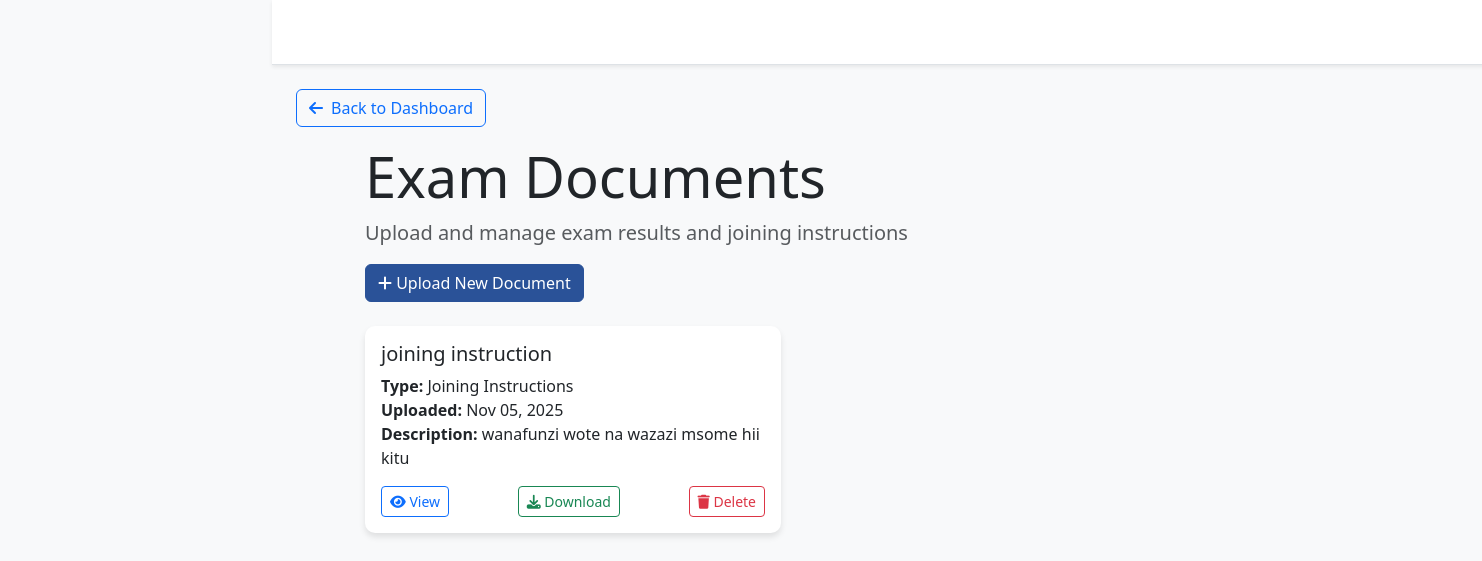
The page /primary_dashboard/documents/ (signed in) on the database its author committed.
### secondary_dashboard/models.py (models this page shows, shortened)
class DocumentUpload(models.Model):
    DOCUMENT_TYPES = [
        ('mock_exam', 'Mock Exam Results'),
        ('joint_exam', 'Joint Exam Results'),
        ('national_exam', 'National Exam Results'),
        ('joining_instructions', 'Joining Instructions'),
        ('other', 'Other Documents'),
    ]
    title = models.CharField(max_length=255)
    document_type = models.CharField(max_length=20, choices=DOCUMENT_TYPES, default='other')
    file = models.FileField(upload_to='exam_documents/')
    description = models.TextField(blank=True)
    uploaded_at = models.DateTimeField(auto_now_add=True)
    uploaded_by = models.ForeignKey(settings.AUTH_USER_MODEL, on_delete=models.SET_NULL, null=True)
    target_teacher = models.ForeignKey(
        settings.AUTH_USER_MODEL,
        on_delete=models.SET_NULL,
        null=True,
        blank=True,
        related_name='target_documents'
    )
    is_active = models.BooleanField(default=True)
    class Meta:
        ordering = ['-uploaded_at']

### primary_dashboard/views.py (the view)
# urls.py: path('documents/', documents_list, name='documents'),
@login_required
def documents_list(request):
    from secondary_dashboard.models import DocumentUpload
    documents = DocumentUpload.objects.filter(uploaded_by=request.user).order_by('-uploaded_at')
    return render(request, 'primary_dashboard/documents.html', {'documents': documents})

### primary_dashboard/context_processors.py (called while the page is built)
def classes_context(request):
    classes = Class.objects.all()
    return {'classes': classes}

def teacher_context(request):
    teachers = User.objects.filter(groups__name='Teachers')
    total_teachers = teachers.count()
    return {
        'teachers': teachers,
        'total_teachers': total_teachers
    }

def unread_notifications(request):
    if not request.user.is_authenticated:
        return {'unread_notifications': 0, 'primary_unread': 0, 'secondary_unread': 0}
    try:
        from .models import Notification as PrimaryNotification
        from secondary_dashboard.models import Notification as SecondaryNotification
        primary_unread = PrimaryNotification.objects.filter(is_active=True).exclude(read_by=request.user).count()
        secondary_unread = SecondaryNotification.objects.filter(is_active=True).exclude(read_by=request.user).count()
        total = primary_unread + secondary_unread
    except Exception:
        primary_unread = 0
        secondary_unread = 0
        total = 0
    return {
        'unread_notifications': total,
        'primary_unread': primary_unread,
        'secondary_unread': secondary_unread,
    }

### secondary_dashboard/context_processors.py (called while the page is built)
def secondary_teachers(request):
    teachers = Teacher.objects.filter(school_level='secondary').order_by('first_name', 'last_name')
    return {'secondary_teachers': teachers}

### primary_dashboard/templates/primary_dashboard/documents.html (shortened to what this page needs)
{% extends 'primary_dashboard/base.html' %}
{% load static %}
{% block content %}
<div class="container">
    <div class="row">
        <div class="col-12">
            <h1 class="display-4" data-en="Exam Documents" data-sw="Hati za Mitihani">Exam Documents</h1>
            <p class="lead text-muted" data-en="Upload and manage exam results and joining instructions" data-sw="Pakia na simamia matokeo ya mitihani na maagizo ya kujiunga">Upload and manage exam results and joining instructions</p>
        </div>
    </div>
    <div class="row mb-4">
        <div class="col-12">
            <a href="{% url 'primary_dashboard:upload_document' %}" class="btn btn-primary">
                <i class="fas fa-plus"></i> Upload New Document
            </a>
        </div>
    </div>
    <div class="row">
        {% for document in documents %}
        <div class="col-md-6 col-lg-4 mb-4">
            <div class="card">
                <div class="card-body">
                    <h5 class="card-title">{{ document.title }}</h5>
                    <p class="card-text">
                        <strong>Type:</strong> {{ document.get_document_type_display }}<br>
                        <strong>Uploaded:</strong> {{ document.uploaded_at|date:"M d, Y" }}<br>
                        {% if document.description %}
                        <strong>Description:</strong> {{ document.description|truncatechars:100 }}
                        {% endif %}
                    </p>
                    <div class="d-flex justify-content-between">
                        <a href="{{ document.file.url }}" target="_blank" class="btn btn-sm btn-outline-primary">
                            <i class="fas fa-eye"></i> View
                        </a>
                        <a href="{{ document.file.url }}" download class="btn btn-sm btn-outline-success">
                            <i class="fas fa-download"></i> Download
                        </a>
                        <a href="{% url 'primary_dashboard:delete_document' document.id %}" class="btn btn-sm btn-outline-danger">
                            <i class="fas fa-trash"></i> Delete
                        </a>
                    </div>
                </div>
            </div>
        </div>
        {% empty %}
        <div class="col-12">
            <div class="alert alert-info">
                <i class="fas fa-info-circle"></i> No documents uploaded yet.
            </div>
        </div>
        {% endfor %}
    </div>
</div>
{% endblock %}

### base/static/base/primary_dashboard_base.css (style rules this page uses)
body { background-color: #f8f9fa; }
.card { border: none; border-radius: 10px; box-shadow: 0 4px 6px rgba(0, 0, 0, 0.1); transition: transform 0.3s ease; }
.btn-primary { background-color: #2a5298; border-color: #2a5298; }

### rows shown on the page
DocumentUpload: title "joining instruction", document_type "Joining Instructions", uploaded_at "Nov 05, 2025", description "wanafunzi wote na wazazi msome hii kitu"
